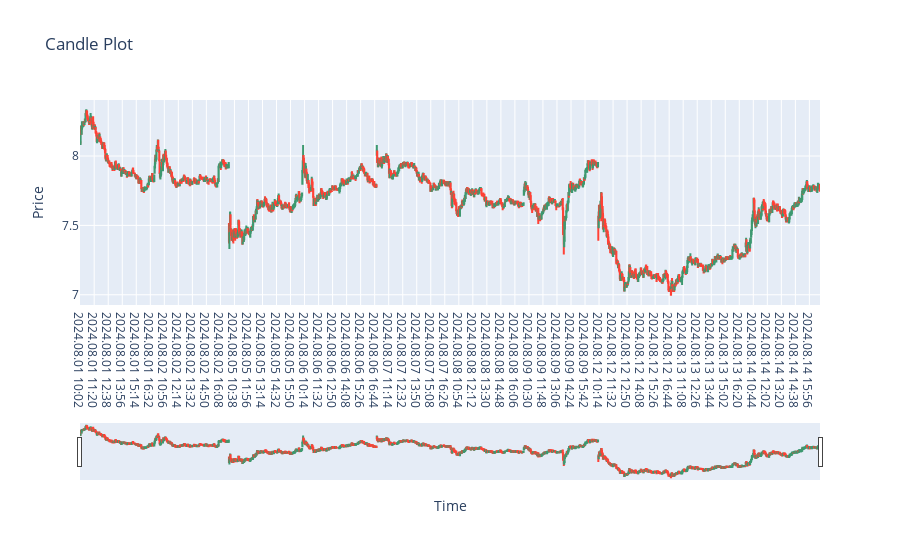

Notebook code cell kept with this figure:
### Code cell
import plotly.graph_objects as go

fig = go.Figure(data=[go.Candlestick(x=data['time'],
                open=data['open'],
                high=data['high'],
                low=data['low'],
                close=data['close'])])

fig.update_layout(title='Candle Plot', xaxis_title='Time', yaxis_title='Price')

fig.show()

### Figure 1 — Plotly figure (JSON) as saved in the notebook; plotly's stock layout.template omitted (floating-point values rounded to 4 significant figures; data arrays with more than 128 entries replaced by an {"elided": "..."} marker saying what was removed)
{"data": [{"close": {"elided": "2058 float values"}, "high": {"elided": "2058 float values"}, "low": {"elided": "2058 float values"}, "open": {"elided": "2058 float values"}, "type": "candlestick", "x": {"elided": "2058 str values"}}], "layout": {"title": {"text": "Candle Plot"}, "xaxis": {"title": {"text": "Time"}}, "yaxis": {"title": {"text": "Price"}}}}
